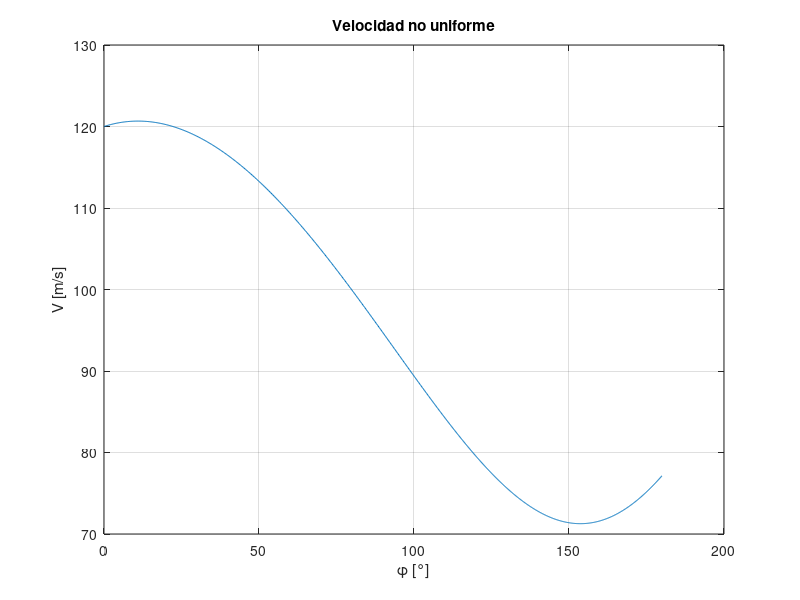
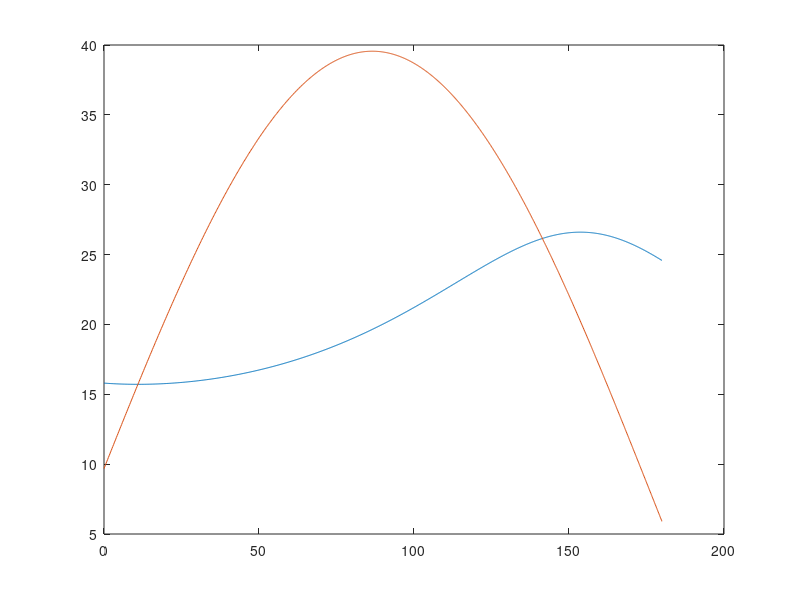

The MATLAB script that drew these images, in order: (Note: this script raises an error after producing the figures.)
clear; clc; close all;

%% CÁLCULO DE LA VELOCIDAD ACELERADA PARA EL CASO DEL RIZO
%Definimos los parámetros del rizo y del avión:
R=450;
T_avion=15800;

W   = 32000;   
S   = 20.0;  
rho = 1.225;
g   = 9.81;     

CD0 = 0.025;
k   = 0.050;

%El cálculo se realizará mediante una EDO con la función "ode45", ya que
%tanto el drag como el ángulo dependen de la velocidad, que pasa a no ser
%constante a causa del déficit y exceso de empuje.

%Definimos las derivadas de la velocidad lineal y angular en función del
%tiempo, despejando en la ecuación del eje tangencial acelerado, siendo:
% y(1) = V
% y(2) = phi

odefun=@(t,y) [(T_avion - (0.5 * rho * y(1)^2* S*(CD0 + k * ...
    ((W/(0.5 * rho * y(1)^2*S)) * ((y(1)^2/(g*R)) + cos(y(2))))^2)) - ...
    W * sin(y(2)))*(g/W); y(1)/R];

%Definimos un espacio de tiempo lo suficientemente largo como para abarcar
%la trayectoria de 0 a pi:
% tspan=linspace(0,20,1000);

%Vemos para qué posición del vector de tiempo se da el final de la
%trayectoria, es decir, phi = 180. En este caso es para 
%t = 15.4354354354354 s, obtenido de otra iteración, así que cambiamos el 
% rango temporal:
tspan=linspace(0,15.4354354354354,1000);


%De condiciones iniciales del problema partimos de la velocidad V=120 m/s
%y el ángulo inicial de phi = 0:
y0 = [120; 0];

%Se calcula la velocidad y posición angular:
[t, y]=ode45(odefun,tspan,y0);
V_sol = y(:,1);
phi_sol = y(:,2);


phi_deg=rad2deg(phi_sol);

figure()
plot(phi_deg, V_sol)
xlabel('\phi [°]')
ylabel('V [m/s]')
title('Velocidad no uniforme')
grid on

%% VARIACIÓN DEL EMPUJE CON LA VELOCIDAD
%Si asumimos que el motor del avión tiene una potencia fija y empezó volando 
%a su velocidad máxima (V=120 m/s):
Potencia=120*T_avion;

%Si ahora tomamos que es un turbohélice de rendimiento = 1, su empuje 
%cambiará inversamente en función de la velocidad, tanto cuando frena, 
%como cuando acelera:
T_helice=Potencia./V_sol;

%El empuje requerido:
V1=120;

q1      = 0.5 * rho * V1^2; 
CL1 = (W/(q1*S)) * ((V1^2/(g*R)) + cos(phi_sol));
CD1 = CD0 + k * CL1.^2;
D1  = q1.* S.* CD1;
T1  = D1 + W * sin(phi_sol);

%Graficamos los empujes requerido, en función de la velocidad, y el del
%turbofán (empuje constante):
figure()
plot(phi_deg, T_helice./1000)
hold on
plot(phi_deg, T1./1000)
fplot(T_avion./1000,[0,180],'--')
hold off
xlabel('\phi [°]')
ylabel('T [kN]')
legend('T hélice','T requerido','T turbofán')
title('Empuje')
grid on
